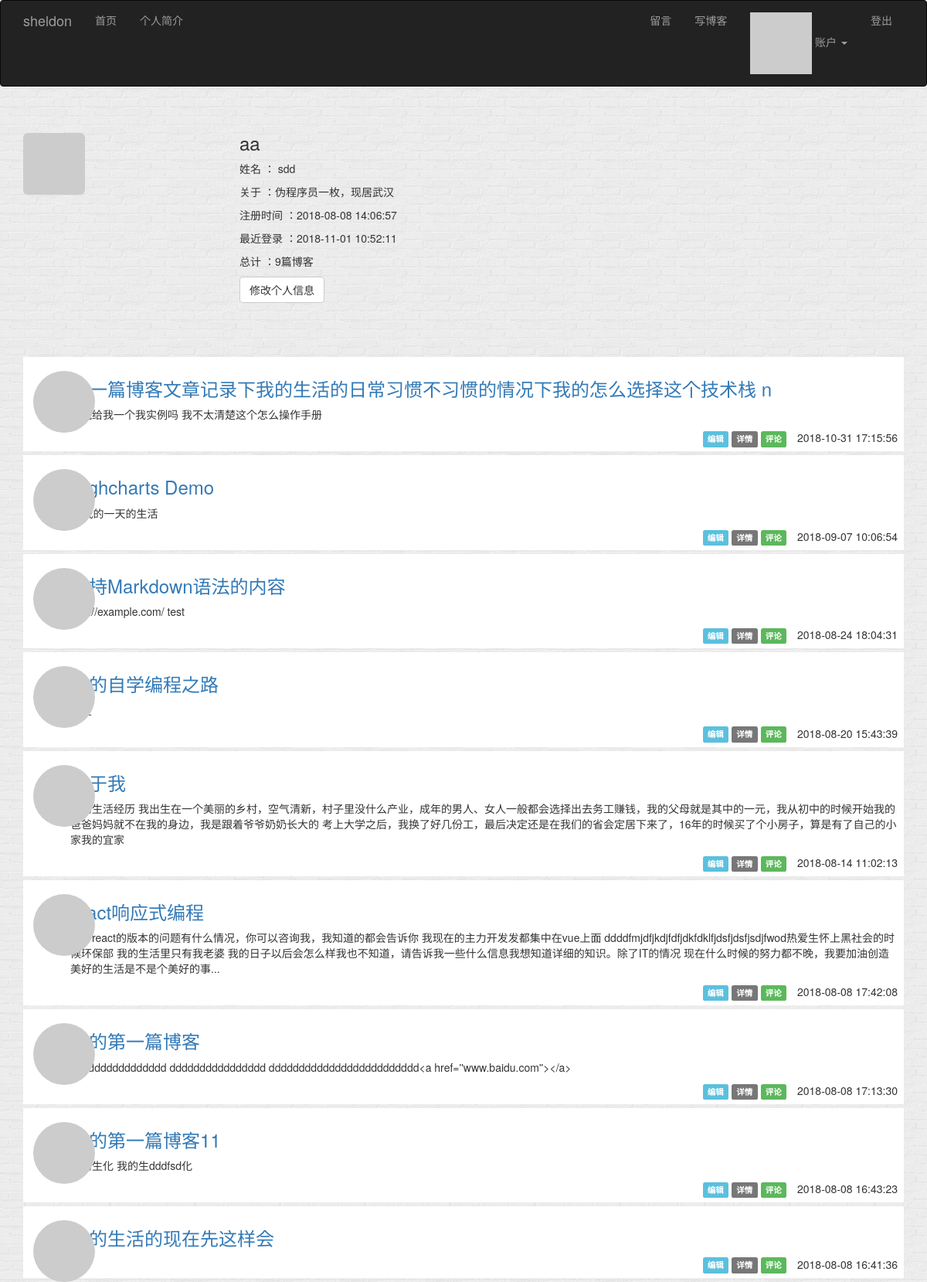
The page /user/aa (signed in) on the database its author committed.
### app/models.py (models this page shows, shortened)
class User(UserMixin, db.Model):
    __tablename__ = 'users'
    id = db.Column(db.Integer, primary_key=True)
    email = db.Column(db.String(64), unique=True, index=True)
    username = db.Column(db.String(64), unique=True, index=True)
    role_id = db.Column(db.Integer, db.ForeignKey('roles.id'))
    password_hash = db.Column(db.String(128))
    password = db.Column(db.String(128))
    confirmed = db.Column(db.Boolean, default=False)
    name = db.Column(db.String(64))
    location = db.Column(db.String(64))
    about_me = db.Column(db.Text())
    member_since = db.Column(db.DateTime(), default=datetime.now())
    last_seen = db.Column(db.DateTime(), default=datetime.now())
    posts = db.relationship('Post', backref='author', lazy='dynamic')
    def ping(self):
        self.last_seen = datetime.now()
        db.session.add(self)
        db.session.commit()
    def gravatar_hash(self):
        return hashlib.md5(self.email.lower().encode('utf-8')).hexdigest()
    def gravatar(self, size=100, default='wavatar', rating='x'):
        url = 'https://secure.gravatar.com/avatar'
        hash = self.gravatar_hash()
        return '{url}/{hash}?s={size}&d={default}&r={rating}'.format(
            url=url, hash=hash, size=size, default=default, rating=rating)
    def is_administrator(self):
        return False

class Post(db.Model):
    __tablename__ = 'posts'
    id = db.Column(db.Integer, primary_key=True)
    body = db.Column(db.Text)
    body_html = db.Column(db.Text)
    timestamp = db.Column(db.DateTime(), index=True, default=datetime.now)
    title = db.Column(db.String(64))
    author_id = db.Column(db.Integer, db.ForeignKey('users.id'))

### app/main/views.py (the view)
@main.route('/user/<username>')
def user(username):
    user = User.query.filter_by(username=username).first_or_404()
    page = request.args.get('page', 1, type=int)
    pagination = user.posts.order_by(Post.timestamp.desc()).paginate(
        page, per_page=current_app.config['FLASKY_POSTS_PER_PAGE'],
        error_out=False)
    posts = pagination.items
    return render_template('user.html', user=user, posts=posts,
                           pagination=pagination)

### app/auth/views.py (called while the page is built)
@auth.before_app_request
def before_request():
    if current_user.is_authenticated:
        current_user.ping()

### app/models.py (called while the page is built)
@login_manager.user_loader
def load_user(user_id):
    return User.query.get(int(user_id))

### app/templates/user.html (shortened to what this page needs)
{% extends "base.html" %}
{% import "_macros.html" as macros %}
{% block page_content %}
<div class="page-header">
    <img class="img-rounded profile-thumbnail" src="{{ user.gravatar(size=256) }}">
    <div class="profile-header">
        <h3>{{ user.username }}</h3>
        {% if user.name %}
        <p>
            姓名 ：
            {{ user.name }}
        </p>
        {% endif %}
        {% if user.about_me %}
        <p>关于 ：{{ user.about_me }}</p>
        {% endif %}
        <p>注册时间 ：{{user.member_since.strftime('%Y-%m-%d %H:%M:%S')}}</p>
        <p>最近登录 ：{{user.last_seen.strftime('%Y-%m-%d %H:%M:%S')}} </p>
        <p>总计 ：{{ user.posts.count() }}篇博客</p>
        <p>
            {% if user == current_user %}
            <a class="btn btn-default" href="{{ url_for('.edit_profile') }}">修改个人信息</a>
            {% endif %}
        </p>
    </div>
</div>
{% include '_posts.html' %} {% endblock %}

### app/templates/_posts.html
<ul class="posts">
    {% for post in posts %}
    <li class="post">
        <div class="post-thumbnail">
            <a href="{{ url_for('.user', id=post.id , username=post.author.username) }}">
                <img class="img-circle mt10" src="{{ post.author.gravatar(size=40) }}">
            </a>
        </div>
        <div class="post-content ">
            <div class="post-title h3">
                <a href="{{ url_for('.post', id=post.id) }}">{{ post.title}}</a>
            </div>
            <div class="post-body">
                {% if post.body_html %}
                {{ post.body_html | safe | striptags | truncate(200, True) }}
                {% else %}
                {{ post.body | truncate(200, True) }}
                {% endif %}
            </div>
            <div class="post-footer mt10">
                {% if current_user == post.author %}
                <a href="{{ url_for('main.edit', id=post.id) }}">
                    <span class="label label-info">编辑</span>
                </a>
                {% else %}
                <a href="{{ url_for('.user',username=post.author.username) }}">
                    <span class="label label-info">{{ post.author.username }}</span>
                </a>
                {% endif %}
                <a href="{{ url_for('.post', id=post.id) }}">
                    <span class="label label-default">详情</span>
                </a>
                <a href="{{ url_for('.post', id=post.id) }}#comments">
                    <span class="label label-success">评论</span>
                </a>
                <span class="post-date ml10">{{ post.timestamp.strftime('%Y-%m-%d %H:%M:%S')}}</span>
            </div>
        </div>
    </li>
    {% endfor %}
</ul>

### app/static/styles.css (style rules this page uses)
body { background-image: url("../static/imgs/brick-wall.png"); background-attachment: scroll; }
.profile-header { min-height: 260px; margin-left: 280px; }
ul.posts { list-style-type: none; padding: 0px; margin: 16px 0px 0px 0px; }
ul.posts li.post { position: relative; padding: 8px; background-color: #fff; margin-bottom: 5px; border-left: 5px solid #fff; transition: all 0.3s linear; }
div.post-thumbnail, .profile-thumbnail { position: absolute; }
div.post-content { margin-left: 48px; min-height: 48px; }
div.post-footer { text-align: right; }
.ml10 { margin-left: 10px; }
.mt10 { margin-top: 10px; }

### rows shown on the page
User: username "aa", name "sdd", about_me "伪程序员一枚，现居武汉", member_since "2018-08-08 14:06:57", last_seen "2018-11-01 10:52:11"
Post: title "写一篇博客文章记录下我的生活的日常习惯不习惯的情况下我的怎么选择这个技术栈 n", body_html "你能给我一个我实例吗 我不太清楚这个怎么操作手册", timestamp "2018-10-31 17:15:56"
Post: title "Highcharts Demo", body_html "1. 我的一天的生活", timestamp "2018-09-07 10:06:54"
Post: title "支持Markdown语法的内容", body_html "http://example.com/ test", timestamp "2018-08-24 18:04:31"
Post: title "我的自学编程之路", timestamp "2018-08-20 15:43:39"
Post: title "关于我", body_html "我的生活经历 我出生在一个美丽的乡村，空气清新，村子里没什么产业，成年的男人、女人一般都会选择出去务工赚钱，我的父母就是其中的一元，我从初中的时候开始我的爸爸妈妈就不在我的身边，我是跟着爷爷奶奶长大的 考上大学之后，我换了好几份工，最后决定还是在我们的省会定居下来了，16年的时候买了个小房子，算是有了自己的小家我的宜家", timestamp "2018-08-14 11:02:13"
Post: title "react响应式编程", body_html "关于react的版本的问题有什么情况，你可以咨询我，我知道的都会告诉你 我现在的主力开发发都集中在vue上面 ddddfmjdfjkdjfdfjdkfdklfjdsfjdsfjsdjfwod热爱生怀上黑社会的时候环保部 我的生活里只有我老婆 我的日子以后会怎么样我也不知道，请告诉我一些什么信息我想知道详细的知识。除了IT的情况 现在什么时候的努力都不晚，我要加油创造美好的生活是不是个美好的事...", timestamp "2018-08-08 17:42:08"
Post: title "我的第一篇博客", body_html "dddddddddddddddd dddddddddddddddd ddddddddddddddddddddddddd<a href=''www.baidu.com''></a>", timestamp "2018-08-08 17:13:30"
Post: title "我的第一篇博客11", body_html "我的生化 我的生dddfsd化", timestamp "2018-08-08 16:43:23"
Post: title "我的生活的现在先这样会", timestamp "2018-08-08 16:41:36"

### other values the page prints
{{ user.posts.count() }} "9"
